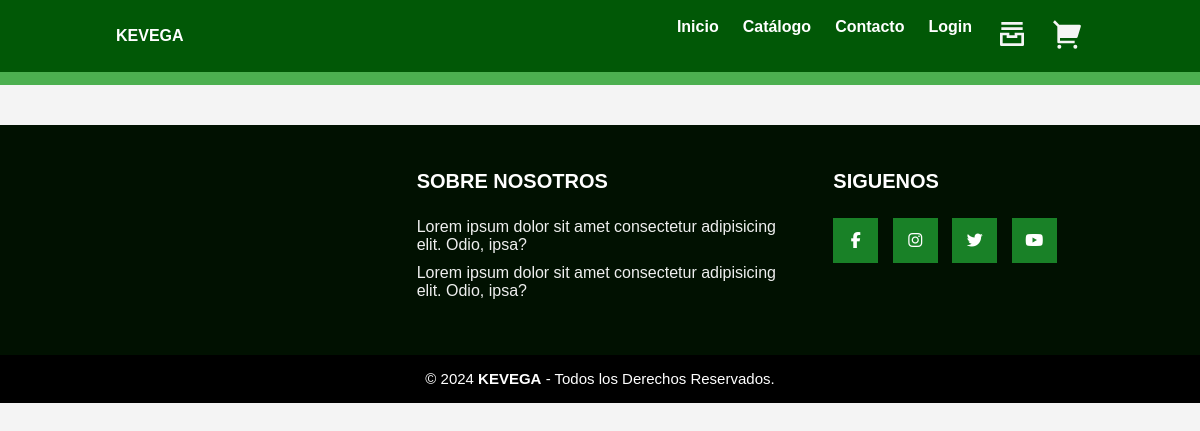
/catalogo/, run on an earlier commit of the app's database.
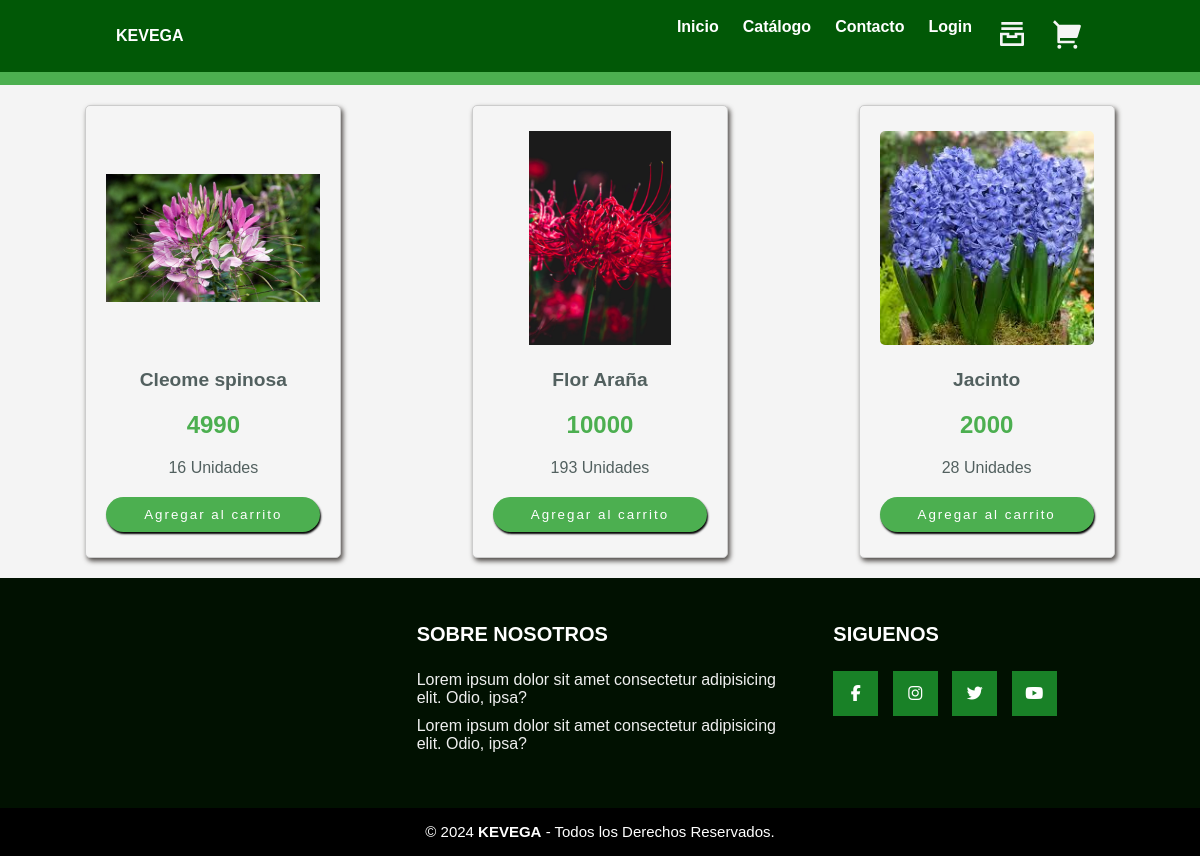
And on a later commit of the database.
### core/models.py (models this page shows, shortened)
class Product(models.Model):
    id = models.BigAutoField(primary_key=True)
    name = models.CharField(max_length=255)
    description = models.TextField()
    price = models.IntegerField()
    stock = models.IntegerField(default=0)
    image = models.ImageField(upload_to='products/', null=True, blank=True)

### core/views.py (the view)
# urls.py: path('catalogo/', catalogo, name="catalogo"),
def catalogo(request):
    data = Product.objects.all()
    context={
        "productos": data
    }
    return render(request, 'core/catalogo.html',context)

### core/templates/core/catalogo.html (shortened to what this page needs)
{% extends 'core/base.html' %}
{% block contenido %}
<section class="hero">
  <div class="hero-logo">
    <h1 class="font-style-1" style="color: aliceblue;">Catalogo</h1>
  </div>
</section>
<div id="tienda-contenedor">
  {% for producto in productos %}
  <div class="item">
    <div>
      <img class="imagen" src="{{ producto.image.url }}" alt="{{ producto.name }}">
    </div>
    <div class="titulo">
      {{ producto.name }}
    </div>
    <div class="precio">
      {{ producto.price }}
    </div>
    <div class="cantidad">
      {{ producto.stock }} Unidades
    </div>
    <div class="acciones">
      <form action="{% url 'agregar_carrito' %}" method="POST" autocomplete="off">
        <button class="agregar" type="submit">Agregar al carrito</button>
      </form>
    </div>
  </div>
  {% endfor %}
</div>
{% endblock contenido %}

### core/templates/core/base.html (shortened to what this page needs)
<!DOCTYPE html>
<html lang="es">
<head>
    {% load static %}
    <link rel="stylesheet" href="https://cdn.jsdelivr.net/npm/boxicons@latest/css/boxicons.min.css">
    <link rel="stylesheet" href="https://unicons.iconscout.com/release/v4.0.0/css/line.css">
    <link rel="stylesheet" href="{% static 'core/css/styles.css' %}">
</head>
<body>
    <header class="header" id="header">
        <nav class="nav container">
            <a href="{% url 'index' %}" class="nav__logo">KEVEGA</a>
            <div class="nav__menu" id="nav-menu">
                <ul class="nav__list">
                    <li class="nav__item">
                        <a href="{% url 'index' %}" class="nav__link">
                            <span class="nav__name">Inicio</span>
                        </a>
                    </li>
                    <li class="nav__item">
                        <a href="{% url 'catalogo' %}" class="nav__link">
                            <span class="nav__name">Catálogo</span>
                        </a>
                    </li>
                    <li class="nav__item">
                        <a href="{% url 'contacto' %}" class="nav__link">
                            <span class="nav__name">Contacto</span>
                        </a>
                    </li>
                    {% if not user.is_authenticated %}
                    <li class="nav__item">
                        <a href="{% url 'login' %}" class="nav__link">
                            <span class="nav__name">Login</span>
                        </a>
                    </li>
                    {% endif %}
                <li class="nav__item">
                    <a href="{% url 'historial' %}" style="color: whitesmoke;">
                        <svg xmlns="http://www.w3.org/2000/svg" width="32" height="32" viewBox="0 0 24 24"><path fill="currentColor" d="M4 5h16V3H4zm16 4H4V7h16zM3 11h7v2h4v-2h7v9a1 1 0 0 1-1 1H4a1 1 0 0 1-1-1zm13 2v2H8v-2H5v6h14v-6z"/></svg>                    </a>
                </li>
                <li class="nav__item">
                    <a href="{% url 'carrito' %}" style="color: whitesmoke;">
                    </a>
                </li>
                </ul>
            </div>
        </nav>
    </header>
    {% block contenido %}
    {% endblock contenido %}
    <footer class="pie-pagina">
        <div class="grupo-1">
            <div class="box"></div>
            <div class="box">
                <h2>SOBRE NOSOTROS</h2>
                <p>Lorem ipsum dolor sit amet consectetur adipisicing elit. Odio, ipsa?</p>
                <p>Lorem ipsum dolor sit amet consectetur adipisicing elit. Odio, ipsa?</p>
            </div>
            <div class="box">
                <h2>SIGUENOS</h2>
                <div class="red-social">
                    <a href="#" class="fa fa-facebook"></a>
                    <a href="#" class="fa fa-instagram"></a>
                    <a href="#" class="fa fa-twitter"></a>
                    <a href="#" class="fa fa-youtube"></a>
                </div>
            </div>
        </div>
        <div class="grupo-2">
            <small>&copy; 2024 <b>KEVEGA</b> - Todos los Derechos Reservados.</small>
        </div>
    </footer>
</body>
</html>

What changed in the data, as far as the page shows it:
added Product: image (picture), name "Cleome spinosa", price "4990", stock "16"
added Product: image (picture), name "Flor Araña", price "10000", stock "193"
added Product: image (picture), name "Jacinto", price "2000", stock "28"
